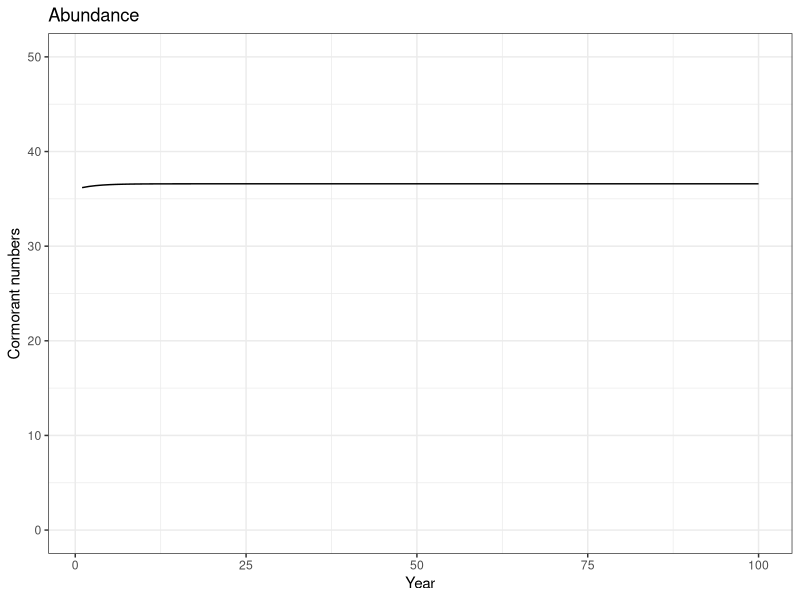
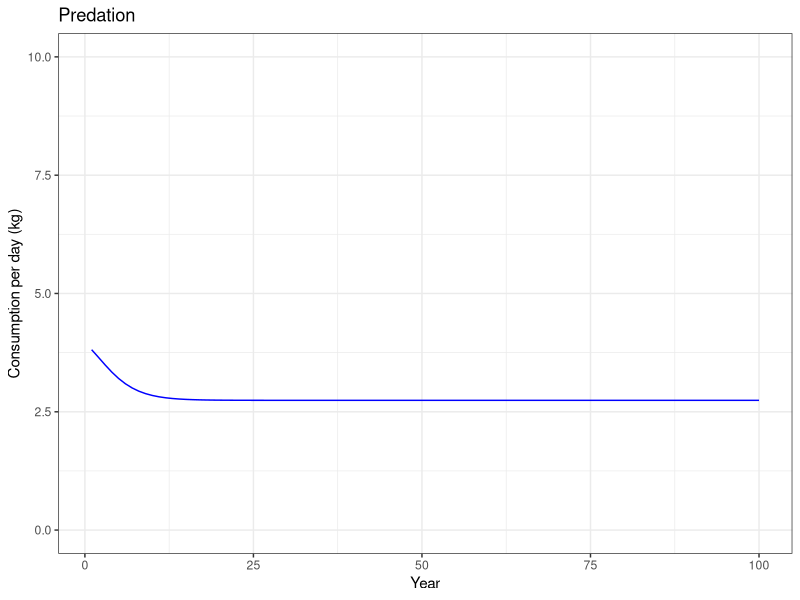
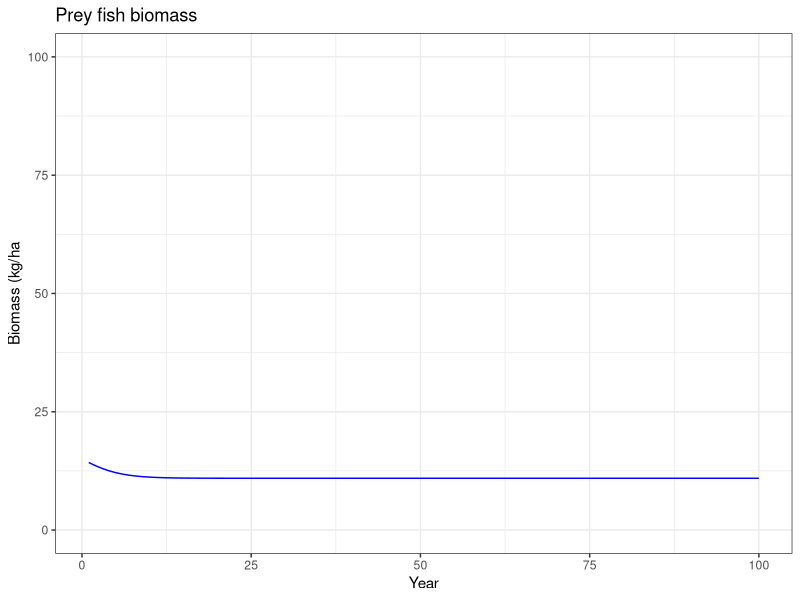
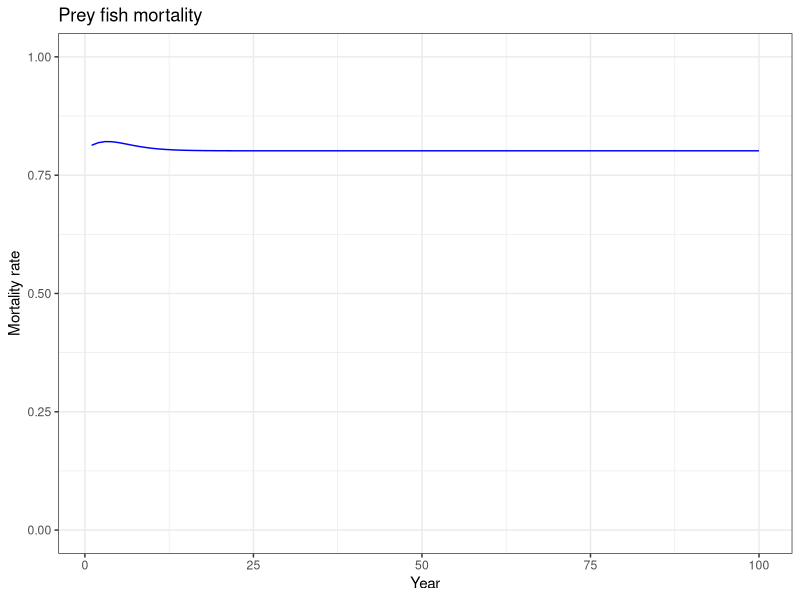

Write the R code that produced these figures, in order.
#Assignment 2.4c - Functional response, Part c
#using Model4_Predation, looking at predator effects on prey dynamics
# Type 2 vs Type 3 functional response
# To make functional response curves look similar the parameters for the type 2
# and type 3 responses need to be different

#################################
#Answers to questions:
# Prey collapse for Type 2 and 15, but find lower eqm for Type 3 and 15
# Prey reach similar levels for Type 2 and 3 and 50
# Look at mortality versus density for two fr types
##################################

# Units matter more now, so we need to specify the size of the area where predation is 
# ocurring to convert bird numbers to bird density, and the length of the feeding period
# Specify feeding area
area <- 25  # ha
# Add feeding season length in days to get total seasonal consumption
daysperseason <- 80

# Define starting values for state variables
birds <- 36  # total numbers
prey <- 15  # single prey type for this question

# Define variables for cormorant processes
a <- 1  
b <- .0046
c <- 1
d <- 50
# Define variables for predation
sr <- c(.015,.001)  # first value for Type 2, second for Type 3
ht <- c(4,5)    # first value for Type 2, second for Type 3
type <- 3  # functional response type
# functional response calculates consumption in kg per day

#Define population paramters for prey species (logistic model)
prey_r <- .9
prey_K <- 100

# Set up vectors for time series of numbers and rates
birds_over_time <- numeric(100)
eaten <- numeric(100)  #prey consumption
prey_over_time <- numeric(100)  # biomass of prey kg/ha
mortality <- numeric(100) # predation mortality

# Start the main simulation loop over time
for (i in 1:100) {   # we will run the model for 100 time steps
  # calculate consumption for each prey
  for (j in 1:3) {
    eaten[i] <- sr[type-1]*prey^(type-1)/(1+sr[type-1]*ht[type-1]*prey^(type-1)) * birds/area * daysperseason
    # cap consumption at the total biomass available
    eaten[i] <- min(prey,eaten[i])
    # Calculate and save mortality
    mortality[i] <- eaten[i]/prey
      } 
  # Calculate the birth and death rates according to our dynamic processes
  births_per_female <- a * exp(-b * birds)
  deaths_per_capita <- c * birds / (d + birds)
  
  # Convert rates to actual numbers
  births <- births_per_female * birds / 2  # divide by 2 because per female
  deaths <- deaths_per_capita * birds
  
  # Apply the tautologies
  # birds
  birds <- birds + births - deaths
  # fish
  prey <- prey + prey_r*prey*(1-prey/prey_K) - mortality[i]*prey
  
  
  # Update the vectors of numbers and rates
  birds_over_time[i] <- birds/area
  prey_over_time[i] <- prey
  
  
  #close the time loop
}

# Plot the results - ggplot version
library(ggplot2)
x <- seq(from=1,to=100)
Number_plot <- ggplot() +
  geom_line(mapping=aes(x=x,y=birds_over_time*area)) +
  labs(title = "Abundance",
       x = "Year",
       y = "Cormorant numbers") +
  coord_cartesian(ylim=c(0,50)) +
  theme_bw()
plot(Number_plot)
Consumption_plot <- ggplot() +
  geom_line(mapping=aes(x=x,y=eaten*area/daysperseason),
            color='blue') +
  labs(title = "Predation",
       x="Year",
       y="Consumption per day (kg)") +
  coord_cartesian(ylim=c(0,10)) +
  theme_bw()
plot(Consumption_plot)
Prey_plot <- ggplot() +
  geom_line(mapping=aes(x=x,y=prey_over_time),
            color='blue') +
  labs(title = "Prey fish biomass",
       x= 'Year',
       y='Biomass (kg/ha') +
  coord_cartesian(ylim=c(0,100)) +
  theme_bw()
plot(Prey_plot)
Mort_plot <- ggplot() +
  geom_line(mapping=aes(x=x,y=mortality),
            color='blue') +
  labs(title = "Prey fish mortality",
       x= 'Year',
       y='Mortality rate') +
  coord_cartesian(ylim=c(0,1)) +
  theme_bw()
plot(Mort_plot)
